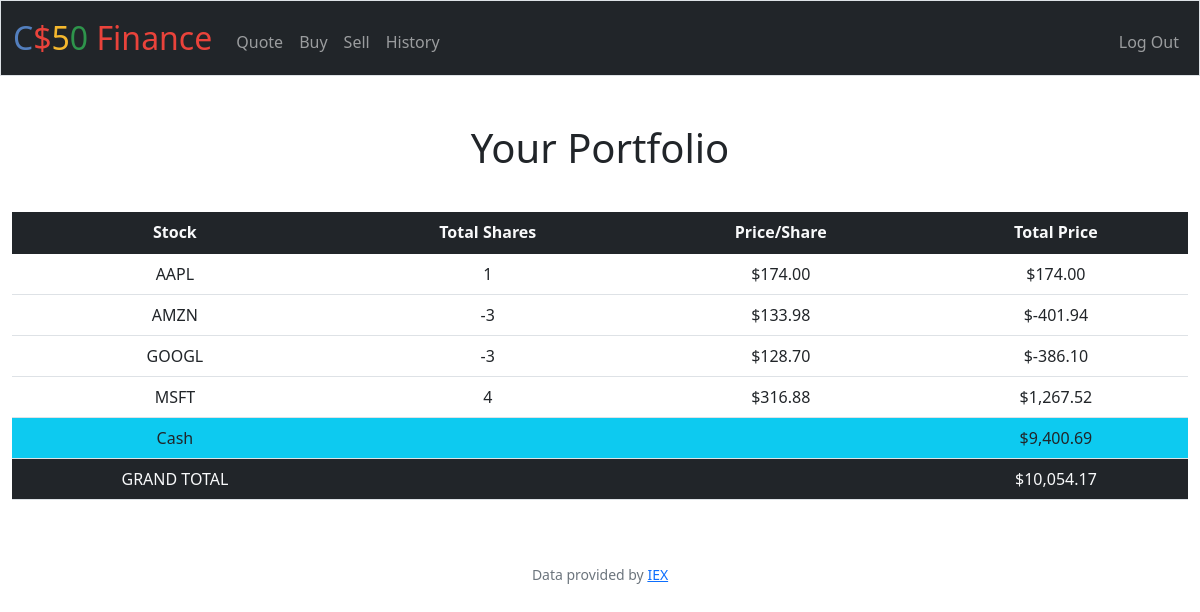
Page / (signed in) on the earlier database version.
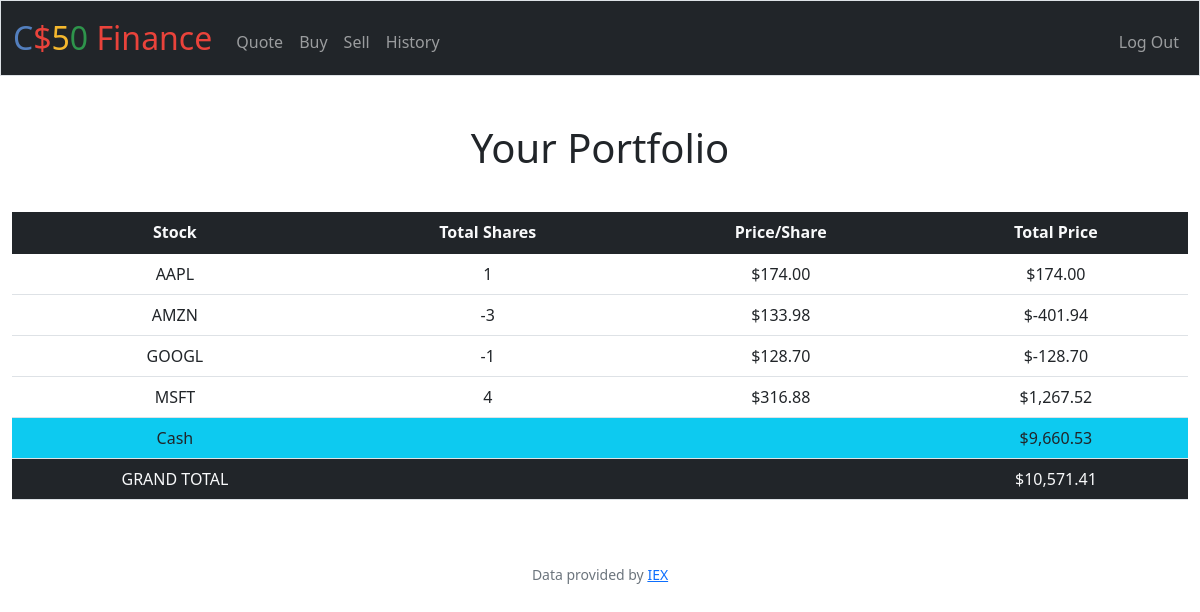
Same page on the later database version.
### tables this page shows
CREATE TABLE transactions (id INTEGER PRIMARY KEY AUTOINCREMENT, user_id INTEGER, symbol TEXT, shares INTEGER, price FLOAT, date TIMESTAMP);

CREATE TABLE users (id INTEGER PRIMARY KEY AUTOINCREMENT NOT NULL, username TEXT NOT NULL, hash TEXT NOT NULL, cash NUMERIC NOT NULL DEFAULT 10000.00);

### app.py (the view)
@app.route("/")
@login_required
def index():
    user_id = session["user_id"]
    stock_details = db.execute("SELECT symbol, SUM(shares) AS shares, price FROM transactions WHERE user_id = ? GROUP BY symbol", user_id)
    cash = db.execute("SELECT cash FROM users WHERE id = ?", user_id)
    user_cash = cash[0]["cash"]
    grand_total = user_cash
    for stock in stock_details:
        grand_total += stock["shares"] * stock["price"]
    return render_template("index.html", stock_details = stock_details, user_cash = user_cash, grand_total = grand_total)

### app.py (called while the page is built)
@app.after_request
def after_request(response):
    response.headers["Cache-Control"] = "no-cache, no-store, must-revalidate"
    response.headers["Expires"] = 0
    response.headers["Pragma"] = "no-cache"
    return response

### helpers.py (called while the page is built)
def login_required(f):
    @wraps(f)
    def decorated_function(*args, **kwargs):
        if session.get("user_id") is None:
            return redirect("/login")
        return f(*args, **kwargs)
    return decorated_function

def usd(value):
    return f"${value:,.2f}"

### templates/index.html (shortened to what this page needs)
{% extends "layout.html" %}
{% block main %}
    <h1 class="text-center">Your Portfolio</h1>
    <table class="table">
      <thead class="bg-dark text-light">
        <tr>
          <th scope="col">Stock</th>
          <th scope="col">Total Shares</th>
          <th scope="col">Price/Share</th>
          <th scope="col">Total Price</th>
        </tr>
      </thead>
      <tb>
      {% for stock in stock_details %}
      <tr>
        <td>{{ stock.symbol }}</td>
        <td>{{ stock.shares }}</td>
        <td>{{ stock.price|usd }}</td>
        <td>{{ (stock.shares * stock.price)| usd }}</td>
      </tr>
      {% endfor %}
      </tb>
      <tf>
        <tr class="bg-info text-dark">
          <td>Cash</td>
          <td colspan="2"></td>
          <td>{{ user_cash| usd }}</td>
        </tr>
        <tr class="bg-dark text-light">
          <td>GRAND TOTAL</td>
          <td colspan="2"></td>
          <td>{{ grand_total| usd }}</td>
        </tr>
      </tf>
    </table>
{% endblock %}

### templates/layout.html (shortened to what this page needs)
<!DOCTYPE html>
<html lang="en">
    <head>
        <link href="https://cdn.jsdelivr.net/npm/bootstrap@5.1.3/dist/css/bootstrap.min.css" rel="stylesheet">
        <link href="/static/styles.css" rel="stylesheet">
    </head>
    <body>
        <nav class="bg-dark border navbar navbar-expand-md navbar-dark">
            <div class="container-fluid">
                <a class="navbar-brand" href="/"><span class="blue">C</span><span class="red">$</span><span class="yellow">5</span><span class="green">0</span> <span class="red">Finance</span></a>
                <div class="collapse navbar-collapse" id="navbar">
                    {% if session["user_id"] %}
                        <ul class="navbar-nav me-auto mt-2">
                            <li class="nav-item"><a class="nav-link" href="/quote">Quote</a></li>
                            <li class="nav-item"><a class="nav-link" href="/buy">Buy</a></li>
                            <li class="nav-item"><a class="nav-link" href="/sell">Sell</a></li>
                            <li class="nav-item"><a class="nav-link" href="/history">History</a></li>
                        </ul>
                        <ul class="navbar-nav ms-auto mt-2">
                            <li class="nav-item"><a class="nav-link" href="/logout">Log Out</a></li>
                        </ul>
                    {% else %}
                        <ul class="navbar-nav ms-auto mt-2">
                            <li class="nav-item"><a class="nav-link" href="/register">Register</a></li>
                            <li class="nav-item"><a class="nav-link" href="/login">Log In</a></li>
                        </ul>
                    {% endif %}
                </div>
            </div>
        </nav>
        <main class="container-fluid py-5 text-center">
            {% block main %}{% endblock %}
        </main>
        <footer class="mb-5 small text-center text-muted">
            Data provided by <a href="https://iexcloud.io/">IEX</a>
        </footer>
    </body>
</html>

### static/styles.css (style rules this page uses)
nav .navbar-brand { font-size: xx-large; }
nav .navbar-brand .blue { color: #537fbe; }
nav .navbar-brand .red { color: #ea433b; }
nav .navbar-brand .yellow { color: #f5b82e; }
nav .navbar-brand .green { color: #2e944b; }
h1 { margin-bottom: 40px; }

Differences in the rows shown:
computed for transactions "GOOGL": shares "-3" → "-1"; shares "$-386.10" → "$-128.70"
changed users: cash "$9,400.69" → "$9,660.53"
Other differences:
{{ grand_total| usd }}: "$10,054.17" → "$10,571.41"
